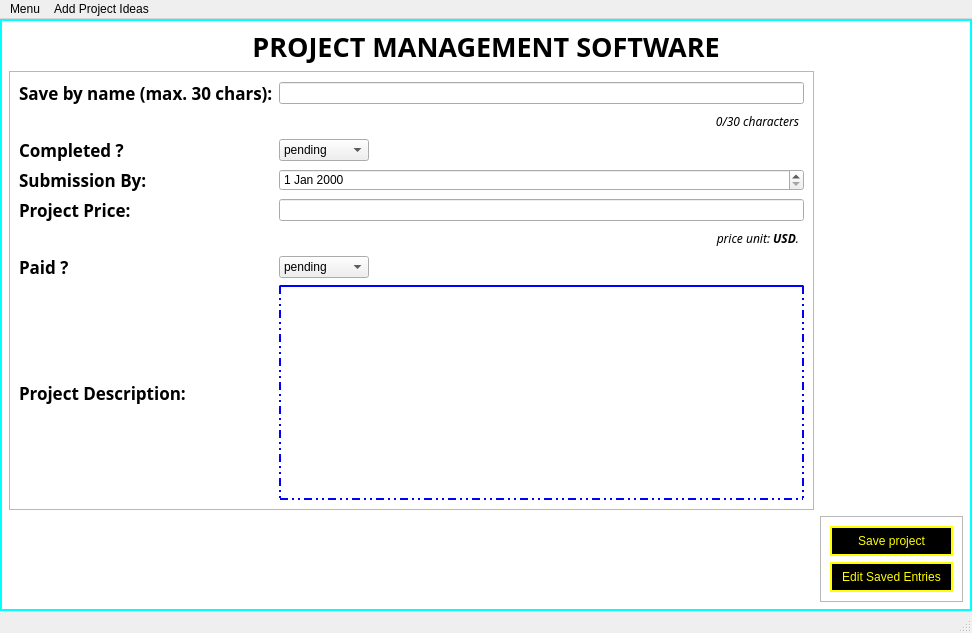
<?xml version="1.0" encoding="UTF-8"?>
<ui version="4.0">
 <class>MainWindow</class>
 <widget class="QMainWindow" name="MainWindow">
  <property name="geometry">
   <rect>
    <x>0</x>
    <y>0</y>
    <width>972</width>
    <height>633</height>
   </rect>
  </property>
  <property name="windowTitle">
   <string>Project Manager-by Tuhin</string>
  </property>
  <property name="styleSheet">
   <string notr="true">#centralwidget{
border: 2px solid cyan;
background-color: white;
background-image: url(./package/images/on-computer.jpg);
background-repeat: no-repeat;
background-position: right;
background-clip: padding;
}
QTextEdit{
border:2px dot-dot-dash;
border-top-style: solid;
border-color: blue;
}</string>
  </property>
  <widget class="QWidget" name="centralwidget">
   <layout class="QGridLayout" name="gridLayout_3">
    <item row="1" column="0">
     <widget class="QFrame" name="frame">
      <property name="frameShape">
       <enum>QFrame::StyledPanel</enum>
      </property>
      <property name="frameShadow">
       <enum>QFrame::Raised</enum>
      </property>
      <layout class="QGridLayout" name="gridLayout">
       <item row="6" column="3">
        <widget class="QComboBox" name="comboBox_is_paid">
         <property name="maximumSize">
          <size>
           <width>90</width>
           <height>16777215</height>
          </size>
         </property>
         <item>
          <property name="text">
           <string>pending</string>
          </property>
         </item>
         <item>
          <property name="text">
           <string>cleared</string>
          </property>
         </item>
        </widget>
       </item>
       <item row="0" column="0" colspan="3">
        <widget class="QLabel" name="label_4">
         <property name="font">
          <font>
           <family>Ubuntu Condensed</family>
           <pointsize>13</pointsize>
           <weight>75</weight>
           <bold>true</bold>
          </font>
         </property>
         <property name="text">
          <string>Save by name (max. 30 chars):</string>
         </property>
        </widget>
       </item>
       <item row="3" column="3">
        <widget class="QDateEdit" name="dateEdit_submit_date"/>
       </item>
       <item row="7" column="3">
        <widget class="QTextEdit" name="textEdit_project_definition">
         <property name="font">
          <font>
           <pointsize>11</pointsize>
          </font>
         </property>
         <property name="styleSheet">
          <string notr="true">QTextEdit{
	background-color: rgba(255,255,255,65);
}</string>
         </property>
         <property name="html">
          <string>&lt;!DOCTYPE HTML PUBLIC &quot;-//W3C//DTD HTML 4.0//EN&quot; &quot;http://www.w3.org/TR/REC-html40/strict.dtd&quot;&gt;
&lt;html&gt;&lt;head&gt;&lt;meta name=&quot;qrichtext&quot; content=&quot;1&quot; /&gt;&lt;style type=&quot;text/css&quot;&gt;
p, li { white-space: pre-wrap; }
&lt;/style&gt;&lt;/head&gt;&lt;body style=&quot; font-family:'Ubuntu'; font-size:11pt; font-weight:400; font-style:normal;&quot;&gt;
&lt;p style=&quot;-qt-paragraph-type:empty; margin-top:0px; margin-bottom:0px; margin-left:0px; margin-right:0px; -qt-block-indent:0; text-indent:0px; font-family:'MS Shell Dlg 2';&quot;&gt;&lt;br /&gt;&lt;/p&gt;&lt;/body&gt;&lt;/html&gt;</string>
         </property>
        </widget>
       </item>
       <item row="2" column="0">
        <widget class="QLabel" name="label_3">
         <property name="font">
          <font>
           <family>Ubuntu Condensed</family>
           <pointsize>13</pointsize>
           <weight>75</weight>
           <bold>true</bold>
          </font>
         </property>
         <property name="text">
          <string>Completed ?</string>
         </property>
        </widget>
       </item>
       <item row="6" column="0">
        <widget class="QLabel" name="label">
         <property name="font">
          <font>
           <family>Ubuntu Condensed</family>
           <pointsize>13</pointsize>
           <weight>75</weight>
           <bold>true</bold>
          </font>
         </property>
         <property name="text">
          <string>Paid ?</string>
         </property>
        </widget>
       </item>
       <item row="1" column="3">
        <widget class="QFrame" name="frame_3">
         <property name="frameShape">
          <enum>QFrame::NoFrame</enum>
         </property>
         <property name="frameShadow">
          <enum>QFrame::Raised</enum>
         </property>
         <layout class="QHBoxLayout" name="horizontalLayout">
          <property name="leftMargin">
           <number>0</number>
          </property>
          <property name="topMargin">
           <number>0</number>
          </property>
          <property name="rightMargin">
           <number>0</number>
          </property>
          <property name="bottomMargin">
           <number>0</number>
          </property>
          <item>
           <spacer name="horizontalSpacer">
            <property name="orientation">
             <enum>Qt::Horizontal</enum>
            </property>
            <property name="sizeHint" stdset="0">
             <size>
              <width>40</width>
              <height>20</height>
             </size>
            </property>
           </spacer>
          </item>
          <item>
           <widget class="QLabel" name="label_chars_display">
            <property name="font">
             <font>
              <family>Yrsa</family>
              <italic>true</italic>
             </font>
            </property>
            <property name="styleSheet">
             <string notr="true">QLabel{
	background-color: rgba(255,255,255,200);
	border: 2px solid rgba(255,255,255,100);
	border-radius: 10;
}</string>
            </property>
            <property name="text">
             <string>0/30 characters</string>
            </property>
            <property name="alignment">
             <set>Qt::AlignRight|Qt::AlignTrailing|Qt::AlignVCenter</set>
            </property>
           </widget>
          </item>
         </layout>
        </widget>
       </item>
       <item row="3" column="0">
        <widget class="QLabel" name="label_2">
         <property name="font">
          <font>
           <family>Ubuntu Condensed</family>
           <pointsize>13</pointsize>
           <weight>75</weight>
           <bold>true</bold>
          </font>
         </property>
         <property name="text">
          <string>Submission By:</string>
         </property>
        </widget>
       </item>
       <item row="0" column="3">
        <widget class="QLineEdit" name="lineEdit_project_name">
         <property name="maxLength">
          <number>30</number>
         </property>
        </widget>
       </item>
       <item row="4" column="0">
        <widget class="QLabel" name="label_5">
         <property name="font">
          <font>
           <family>Ubuntu Condensed</family>
           <pointsize>13</pointsize>
           <weight>75</weight>
           <bold>true</bold>
          </font>
         </property>
         <property name="text">
          <string>Project Price:</string>
         </property>
        </widget>
       </item>
       <item row="2" column="3">
        <widget class="QComboBox" name="comboBox_is_completed">
         <property name="maximumSize">
          <size>
           <width>90</width>
           <height>16777215</height>
          </size>
         </property>
         <item>
          <property name="text">
           <string>pending</string>
          </property>
         </item>
         <item>
          <property name="text">
           <string>complete</string>
          </property>
         </item>
        </widget>
       </item>
       <item row="7" column="0">
        <widget class="QLabel" name="label_project_descr">
         <property name="font">
          <font>
           <family>Ubuntu Condensed</family>
           <pointsize>13</pointsize>
           <weight>75</weight>
           <bold>true</bold>
          </font>
         </property>
         <property name="text">
          <string>Project Description:</string>
         </property>
        </widget>
       </item>
       <item row="4" column="3">
        <widget class="QLineEdit" name="lineEdit_project_price"/>
       </item>
       <item row="5" column="3">
        <widget class="QFrame" name="frame_4">
         <property name="frameShape">
          <enum>QFrame::NoFrame</enum>
         </property>
         <property name="frameShadow">
          <enum>QFrame::Raised</enum>
         </property>
         <layout class="QHBoxLayout" name="horizontalLayout_2">
          <property name="leftMargin">
           <number>0</number>
          </property>
          <property name="topMargin">
           <number>0</number>
          </property>
          <property name="rightMargin">
           <number>0</number>
          </property>
          <property name="bottomMargin">
           <number>0</number>
          </property>
          <item>
           <spacer name="horizontalSpacer_2">
            <property name="orientation">
             <enum>Qt::Horizontal</enum>
            </property>
            <property name="sizeHint" stdset="0">
             <size>
              <width>40</width>
              <height>20</height>
             </size>
            </property>
           </spacer>
          </item>
          <item>
           <widget class="QLabel" name="label_price_message">
            <property name="font">
             <font>
              <family>Yrsa</family>
              <italic>true</italic>
             </font>
            </property>
            <property name="styleSheet">
             <string notr="true">QLabel{
	background-color: rgba(255,255,255,200);
	border: 2px solid rgba(255,255,255,100);
	border-radius: 10;
}</string>
            </property>
            <property name="text">
             <string>&lt;html&gt;&lt;head/&gt;&lt;body&gt;&lt;p&gt;price unit: &lt;span style=&quot; font-weight:600;&quot;&gt;USD&lt;/span&gt;.&lt;/p&gt;&lt;/body&gt;&lt;/html&gt;</string>
            </property>
            <property name="alignment">
             <set>Qt::AlignRight|Qt::AlignTrailing|Qt::AlignVCenter</set>
            </property>
           </widget>
          </item>
         </layout>
        </widget>
       </item>
      </layout>
     </widget>
    </item>
    <item row="2" column="1">
     <widget class="QFrame" name="frame_2">
      <property name="frameShape">
       <enum>QFrame::StyledPanel</enum>
      </property>
      <property name="frameShadow">
       <enum>QFrame::Raised</enum>
      </property>
      <layout class="QGridLayout" name="gridLayout_2">
       <item row="0" column="0">
        <widget class="QPushButton" name="pushButton_addproject">
         <property name="sizePolicy">
          <sizepolicy hsizetype="Minimum" vsizetype="Minimum">
           <horstretch>0</horstretch>
           <verstretch>0</verstretch>
          </sizepolicy>
         </property>
         <property name="toolTip">
          <string>&lt;html&gt;&lt;head/&gt;&lt;body&gt;&lt;p&gt;&lt;span style=&quot; color:#ff0000;&quot;&gt;PRESS THIS AT THE END&lt;/span&gt;&lt;/p&gt;&lt;p&gt;&lt;br/&gt;&lt;/p&gt;&lt;p&gt;&lt;span style=&quot; color:#000000;&quot;&gt;TO ADD THE PROJECT TO THE RECORDS&lt;/span&gt;&lt;/p&gt;&lt;/body&gt;&lt;/html&gt;</string>
         </property>
         <property name="styleSheet">
          <string notr="true">QPushButton { 
color: yellow; /*same as the border color*/
background-color: rgb(0, 0, 0);
border: 2px solid yellow;
border-radius: 20;
padding: 6px 10px;
font: 63 12pt &quot;Yrsa&quot;;
}
QPushButton:pressed:hover{ 
color: green; /*same as the border color*/
background-color: rgb(0, 0, 0);
border: 2px solid black;
border-bottom: 2px solid green;
border-radius: 20;
font: 75 16pt &quot;Yrsa&quot;;
}</string>
         </property>
         <property name="text">
          <string>Save project</string>
         </property>
        </widget>
       </item>
       <item row="1" column="0">
        <widget class="QPushButton" name="pushButton_editentriest">
         <property name="toolTip">
          <string>&lt;html&gt;&lt;head/&gt;&lt;body&gt;&lt;p&gt;Edit Entries in already in the database&lt;/p&gt;&lt;/body&gt;&lt;/html&gt;</string>
         </property>
         <property name="styleSheet">
          <string notr="true">QPushButton { 
color: yellow; /*same as the border color*/
background-color: rgb(0, 0, 0);
border: 2px solid yellow;
border-radius: 20;
padding: 6px 10px;
font: 63 12pt &quot;Yrsa&quot;;
}
QPushButton:pressed:hover{ 
color: green; /*same as the border color*/
background-color: rgb(0, 0, 0);
border: 2px solid black;
border-bottom: 2px solid green;
border-radius: 20;
font: 75 16pt &quot;Yrsa&quot;;
padding: 10;
}</string>
         </property>
         <property name="text">
          <string>Edit Saved Entries</string>
         </property>
        </widget>
       </item>
      </layout>
     </widget>
    </item>
    <item row="0" column="0" colspan="2">
     <widget class="QLabel" name="label_header">
      <property name="font">
       <font>
        <family>Ubuntu Condensed</family>
        <pointsize>20</pointsize>
        <weight>75</weight>
        <bold>true</bold>
       </font>
      </property>
      <property name="text">
       <string>PROJECT MANAGEMENT SOFTWARE</string>
      </property>
      <property name="alignment">
       <set>Qt::AlignCenter</set>
      </property>
     </widget>
    </item>
   </layout>
  </widget>
  <widget class="QMenuBar" name="menubar">
   <property name="geometry">
    <rect>
     <x>0</x>
     <y>0</y>
     <width>972</width>
     <height>22</height>
    </rect>
   </property>
   <widget class="QMenu" name="menuMenu">
    <property name="focusPolicy">
     <enum>Qt::TabFocus</enum>
    </property>
    <property name="title">
     <string>Menu</string>
    </property>
    <addaction name="separator"/>
    <addaction name="actionClose_File"/>
    <addaction name="actionExplore"/>
    <addaction name="actionReport"/>
   </widget>
   <widget class="QMenu" name="menuAdd_Project_Ideas">
    <property name="contextMenuPolicy">
     <enum>Qt::DefaultContextMenu</enum>
    </property>
    <property name="title">
     <string>Add Project Ideas</string>
    </property>
    <addaction name="actionNew_Idea"/>
    <addaction name="actionSee_Ideas"/>
    <addaction name="actionEdit_Ideas"/>
   </widget>
   <addaction name="menuMenu"/>
   <addaction name="menuAdd_Project_Ideas"/>
  </widget>
  <widget class="QStatusBar" name="statusBar"/>
  <action name="actionCopy_Text">
   <property name="text">
    <string>Copy Text</string>
   </property>
  </action>
  <action name="actionPaste_Text">
   <property name="text">
    <string>Paste Text</string>
   </property>
  </action>
  <action name="actionClose">
   <property name="text">
    <string>Close</string>
   </property>
  </action>
  <action name="actionClose_File">
   <property name="text">
    <string>Close File</string>
   </property>
  </action>
  <action name="actionDecrease_Project_Counter">
   <property name="text">
    <string>Decrease Project Counter</string>
   </property>
  </action>
  <action name="actionExplore">
   <property name="text">
    <string>Explore</string>
   </property>
   <property name="shortcut">
    <string>Ctrl+E</string>
   </property>
  </action>
  <action name="actionReport">
   <property name="text">
    <string>Report</string>
   </property>
  </action>
  <action name="actionNew_Idea">
   <property name="text">
    <string>New Idea</string>
   </property>
   <property name="shortcut">
    <string>Ctrl+Shift+N</string>
   </property>
  </action>
  <action name="actionSee_Ideas">
   <property name="text">
    <string>See Ideas</string>
   </property>
   <property name="shortcut">
    <string>Ctrl+Shift+V</string>
   </property>
  </action>
  <action name="actionEdit_Ideas">
   <property name="text">
    <string>Edit Ideas</string>
   </property>
   <property name="shortcut">
    <string>Ctrl+Shift+X</string>
   </property>
  </action>
 </widget>
 <tabstops>
  <tabstop>lineEdit_project_name</tabstop>
  <tabstop>comboBox_is_completed</tabstop>
  <tabstop>dateEdit_submit_date</tabstop>
  <tabstop>lineEdit_project_price</tabstop>
  <tabstop>comboBox_is_paid</tabstop>
  <tabstop>textEdit_project_definition</tabstop>
  <tabstop>pushButton_addproject</tabstop>
  <tabstop>pushButton_editentriest</tabstop>
 </tabstops>
 <resources/>
 <connections/>
</ui>
